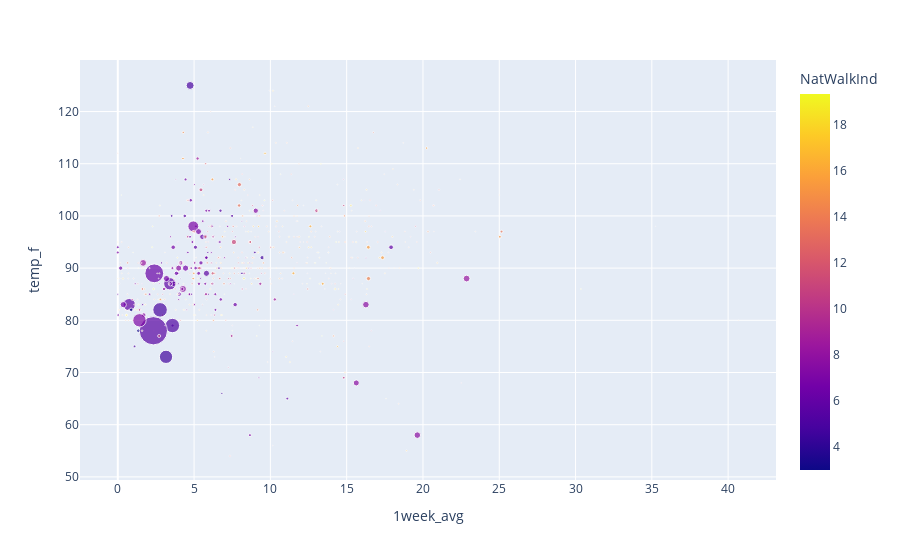

Notebook cell for this chart:
### Markdown cell above
### Impact of land area

### Code cell
#unprotected land size (not parks etc. )
fig = px.scatter(df, x="1week_avg", y="temp_f", color="NatWalkInd",
                 size='Ac_Unpr', hover_data=['D4A_Ranked'])
fig.show()

### Figure 1 — Plotly figure (JSON) as saved in the notebook; plotly's stock layout.template omitted (floating-point values rounded to 4 significant figures; data arrays with more than 128 entries replaced by an {"elided": "..."} marker saying what was removed)
{"data": [{"customdata": {"elided": "612x1 int values"}, "hovertemplate": "1week_avg=%{x}<br>temp_f=%{y}<br>Ac_Unpr=%{marker.size}<br>D4A_Ranked=%{customdata[0]}<br>NatWalkInd=%{marker.color}<extra></extra>", "legendgroup": "", "marker": {"color": {"elided": "612 float values"}, "coloraxis": "coloraxis", "size": {"elided": "612 float values"}, "sizemode": "area", "sizeref": 144.9, "symbol": "circle"}, "mode": "markers", "name": "", "orientation": "v", "showlegend": false, "type": "scatter", "x": {"elided": "612 float values"}, "xaxis": "x", "y": {"elided": "612 int values"}, "yaxis": "y"}], "layout": {"coloraxis": {"colorbar": {"title": {"text": "NatWalkInd"}}, "colorscale": [[0, "#0d0887"], [0.1111, "#46039f"], [0.2222, "#7201a8"], [0.3333, "#9c179e"], [0.4444, "#bd3786"], [0.5556, "#d8576b"], [0.6667, "#ed7953"], [0.7778, "#fb9f3a"], [0.8889, "#fdca26"], [1, "#f0f921"]]}, "legend": {"itemsizing": "constant", "tracegroupgap": 0}, "margin": {"t": 60}, "xaxis": {"anchor": "y", "domain": [0, 1], "title": {"text": "1week_avg"}}, "yaxis": {"anchor": "x", "domain": [0, 1], "title": {"text": "temp_f"}}}}
